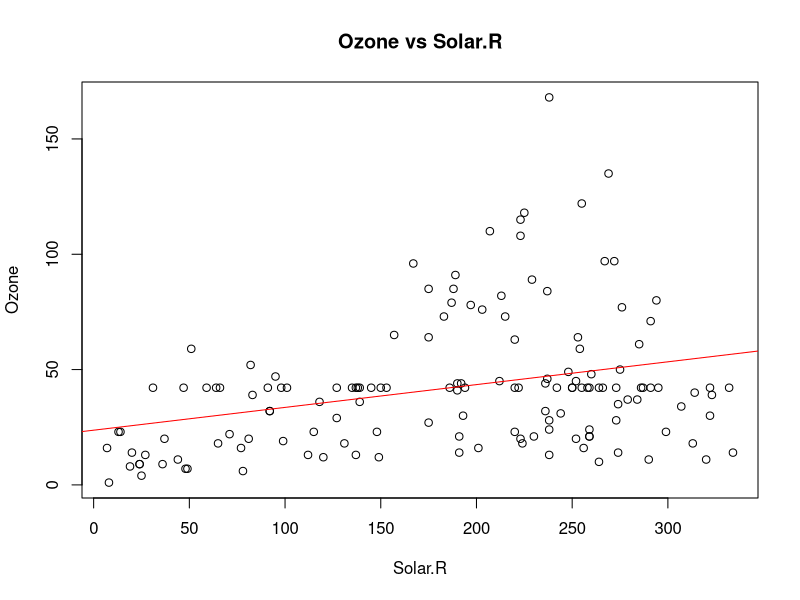

Write the R code that produced this figure.
data(airquality)

num_missing <- sapply(airquality, function(x) sum(is.na(x)))
print(num_missing)

drop_cols <- names(num_missing[num_missing < 0.1 * nrow(airquality)])
airquality_dropped <- airquality[, !(names(airquality) %in% drop_cols)]

replace_cols <- names(num_missing[num_missing >= 0.1 * nrow(airquality)])
for (col in replace_cols) {
  mean_val <- mean(airquality[[col]], na.rm = TRUE)
  airquality[[col]][is.na(airquality[[col]])] <- mean_val
}

print(head(airquality))

airquality_filtered <- na.omit(airquality[, c("Ozone", "Solar.R")])

model <- lm(Ozone ~ Solar.R, data = airquality_filtered)
print(summary(model))

model <- lm(Ozone ~ Solar.R, data = airquality_filtered)

plot(airquality_filtered$Solar.R, airquality_filtered$Ozone, xlab = "Solar.R", ylab = "Ozone", main = "Ozone vs Solar.R")
abline(model, col = "red")